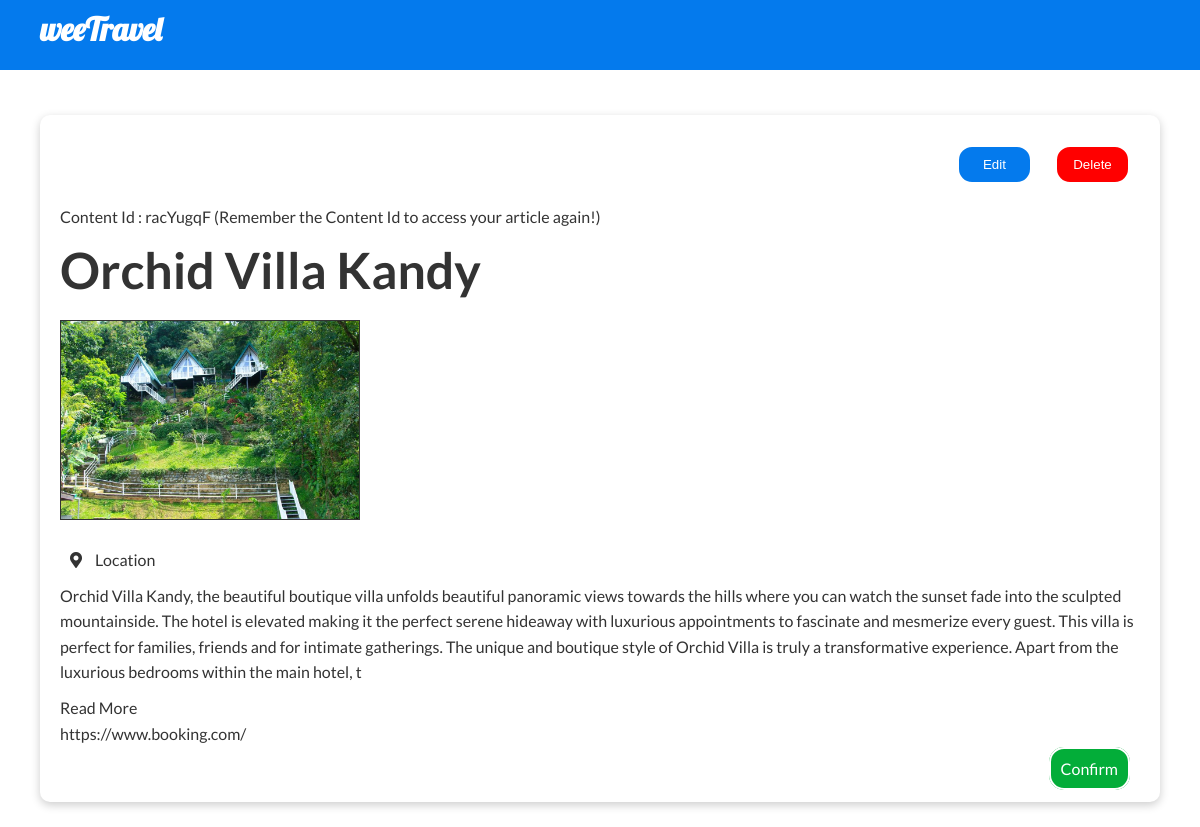
The page /article.php (signed in) on the database its author committed.
### tables this page shows
CREATE TABLE `hotels` (
  `id` varchar(8) NOT NULL,
  `title` varchar(512) NOT NULL,
  `description` longtext NOT NULL,
  `image` varchar(2048) DEFAULT NULL,
  `location` varchar(512) DEFAULT NULL,
  `article` varchar(512) DEFAULT NULL,
  `reference` varchar(512) NOT NULL,
  `password` varchar(16) NOT NULL,
  `create_date` datetime NOT NULL
);

### article.php (the view, shortened to what this page needs)
<?php
    require_once "loaddata.php";
    $statement = $pdo->prepare('SELECT * FROM '.$_SESSION['currentTable'].' WHERE'.$_SESSION['currentId'].' ORDER BY create_date DESC');
    $statement->execute();
    $article = $statement->fetch(PDO::FETCH_ASSOC);
?>
<!DOCTYPE html>
<html lang="en">
<head>
    <link rel="stylesheet" href="https://cdnjs.cloudflare.com/ajax/libs/font-awesome/5.15.4/css/all.min.css" />
    <link rel="stylesheet" href="utilities.css">
    <link rel="stylesheet" href="style.css">
</head>
<body>
    <header class="navbar">
        <div class="container">
            <h1>weeTravel</h1>
        </div>
    </header>
    <section class="content">
        <div class="container">
            <div class="grid">
                <div class="card">
                    <div class="grid">
                        <div class="btns">
                            <form method="get" action="editform.php">
                                <button type="submit" class="btn">Edit</button>
                            </form>
                            <form method="post" action="delete.php">
                                <button type="submit" class="btn-danger">Delete</button>
                            </form>
                        </div>
                    </div>
                    <p>Content Id : <?php echo $article['id']; ?> (Remember the Content Id to access your article again!)</p>
                    <h2><?php echo $article['title']; ?></h2>
                    <?php if ($article['image']){ ?>
                        <img src="<?php echo $article['image'] ?>">
                    <?php } else { ?>
                        <img src="images/altImage.png">
                    <?php } ?>
                    <div class="details">
                        <?php if ($article['location']): ?>
                            <i class="fas fa-map-marker-alt"></i>
                            <a href="<?php echo $article['location']; ?>" target="_blank">Location</a>
                        <?php endif; ?>
                        <p><?php echo $article['description']; ?></p>
                        <ul>
                            <li>
                                <?php if ($article['location']): ?>
                                    <a href="<?php echo $article['article']; ?>" target="_blank">Read More</a>
                                <?php endif; ?>
                            </li>
                            <li>
                                <a href="<?php echo $article['reference']; ?>" target="_blank"><?php echo $article['reference']; ?></a>
                            </li>
                        </ul>
                    </div>
                    <div class="btns"><a href="home.php">Confirm</a></div>
                </div>
            </div>
        </div>
    </section>
</body>
</html>

### utilities.css (style rules this page uses)
.container { max-width: 1336px; margin: 0 auto; overflow: auto; padding: 0 40px; }
.grid { display: grid; grid-template-columns: repeat(2, 1fr); gap: 20px; justify-content: center; align-items: center; height: 100%; }

### style.css (style rules this page uses)
* { box-sizing: border-box; margin: 0; padding: 0; }
:root { --bg-color : #047aed; --text-color : #333; }
body { font-family: 'Lato', sans-serif; color: var(--text-color); line-height: 1.6; }
ul { list-style-type: none; }
a { text-decoration: none; color: var(--text-color); }
h1, h2, h3 { line-height: 1.2; margin: 10px 0; }
p { margin: 10px 0; }
img { width: 100%; height: auto; }
.card { background-color: #fff; color: var(--text-color); border-radius: 10px; box-shadow: 0 3px 10px rgba(0, 0, 0, 0.2); }
.card i { margin: 0 10px; }
.btn { background-color: var(--bg-color); color: #fff; width: 75px; margin: 10px; padding: 10px; border-radius: 15px; border: #fff solid 2px; }
.btn-danger { background-color: #ff0000; color: #fff; width: 75px; margin: 10px; padding: 10px; border-radius: 15px; border: #fff solid 2px; }
.btns { text-align: right; }
.btns form { display: inline; }
.btns a { background-color: #03ad39; color: #fff; width: 75px; margin: 10px; padding: 10px; border-radius: 15px; border: #fff solid 2px; }
.navbar { background-color: var(--bg-color); color: #fff; height: 70px; }
.navbar h1 { font-family: 'Lobster', sans-serif; }
.content { margin-top: 20px; height: 700px; }
.content .grid { grid-template-columns: 1fr; gap: 10px; }
.content .card { padding: 20px; margin: 25px 0; }
.content h2 { font-size: 50px; }
.content img { width: 300px; height: auto; margin: 10px 0; border: 1px solid var(--text-color); }
.details { margin: 10px 0; }

### rows shown on the page
hotels: id "racYugqF", title "Orchid Villa Kandy", image (picture), description "Orchid Villa Kandy, the beautiful boutique villa unfolds beautiful panoramic views towards the hills where you can watch the sunset fade into the sculpted mountainside. The hotel is elevated making it the perfect serene hideaway with luxurious appointments to fascinate and mesmerize every guest. This villa is perfect for families, friends and for intimate gatherings. The unique and boutique style of Orchid Villa is truly a transformative experience. Apart from the luxurious bedrooms within the main hotel, t", reference "https://www.booking.com/"
